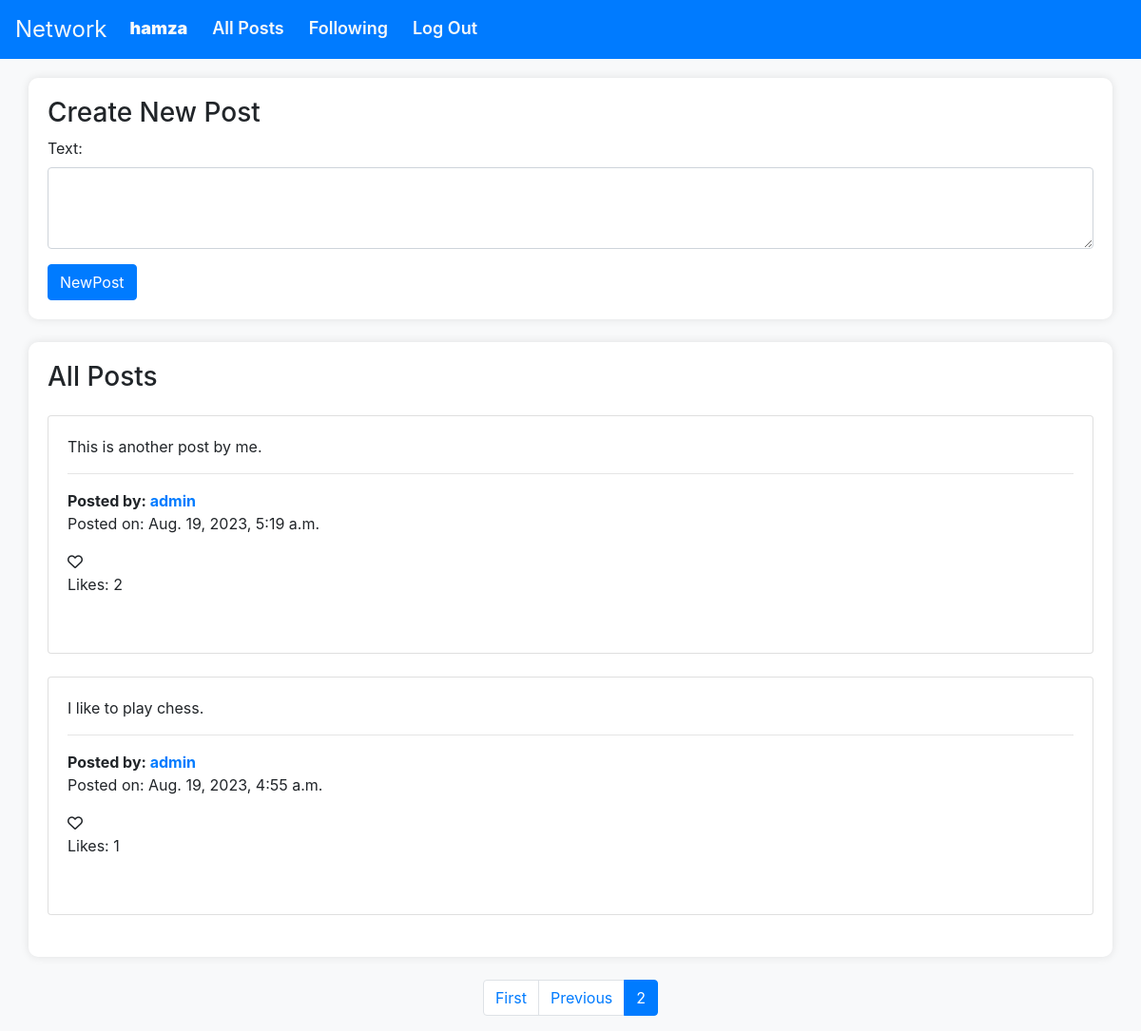
Screenshot of /?page=2 (signed in) with the database file from the repository.
### network/models.py (models this page shows, shortened)
class User(AbstractUser):
    def get_profile(self):
        return Profile.objects.get_or_create(user=self)[0]

class Newpost(models.Model):
    text = models.TextField()
    user= models.ForeignKey(User, on_delete=models.CASCADE, related_name='user')
    date= models.DateTimeField(default=timezone.now)
    def like_count(self):
        return Like.objects.filter(post=self).count()

### network/views.py (the view)
# urls.py: path("", views.index, name="index"),
@login_required
def index(request):
    newpost = Newpost.objects.all().order_by('-date')
    liked_posts = Like.objects.filter(user=request.user).values_list('post', flat=True)
    paginator= Paginator(newpost,10)
    page_number = request.GET.get('page')
    page_obj = paginator.get_page(page_number)
    if request.method == 'POST':
        form = PostForm(request.POST,request.FILES)
        if form.is_valid():
            post = form.save(commit=False)
            post.user = request.user
            post.save()
            form.save_m2m()
            return redirect('index')
    else:
        form = PostForm()
    context = {
        'page_obj':page_obj,
        'form': form,
        'newpost':newpost,
        'liked_posts':liked_posts
        }
    return render(request, 'network/index.html', context)

### network/forms.py
class PostForm(forms.ModelForm):
    class Meta:
        model  = Newpost
        fields= ['text']
        widgets = {
            'text': forms.Textarea(attrs={'class': 'form-control', 'rows': 3, 'style': 'resize: vertical;'})
        }

### network/templates/network/index.html (shortened to what this page needs)
{% extends "network/layout.html" %}
{% block body %}
<div class="container">
    <h3>Create New Post</h3>
    <form method="POST" enctype="multipart/form-data">
        {{ form.as_p }}
        <div class="btn-right">
            <input class="btn btn-primary" type="submit" value="NewPost">
        </div>
    </form>
</div>
<div class="container my-4">
    <h3 class="mb-4">All Posts</h3>
    {% for post in page_obj %}
    <div class="row mb-4">
        <div class="col">
            <div class="card">
                <div class="card-body">
                    {% if post.text|length > 100 %}
                    <p class="card-title">{{ post.text|safe|truncatechars:100 }}</p>
                    <button class="read-more-btn btn btn-primary">Read more</button>
                    <p class="full-content" style="display: none;">{{ post.text|safe }}</p>
                    <button class="read-less-btn" style="display: none;">Read less</button>
                    {% else %}
                    <p class="full-content">{{ post.text|safe }}</p>
                    {% endif %}
                    <hr>
                    <b>Posted by: </b> <strong><a href="{% url 'user_profile' post.user.username %}"
                            class="card-text">{{ post.user.username }}</a> </strong>
                    <p class="card-text">Posted on: {{ post.date }}</p>
                    <span class="like-button" data-post-id="{{ post.id }}">
                        <i class="far fa-heart"></i>
                    </span>
                    <p>Likes: <span class="like-count" data-post-id="{{ post.id }}">{{ post.like_count }}</span></p>
                    <br>
                </div>
            </div>
        </div>
    </div>
    {% endfor %}
</div>
<nav aria-label="Page navigation">
    <ul class="pagination justify-content-center">
        {% if page_obj.has_previous %}
        <li class="page-item">
            <a class="page-link" href="?page=1" aria-label="First">First</a>
        </li>
        <li class="page-item">
            <a class="page-link" href="?page={{ page_obj.previous_page_number }}" aria-label="Previous">Previous</a>
        </li>
        {% endif %}
        <li class="page-item active"><span class="page-link">{{ page_obj.number }}</span></li>
    </ul>
</nav>
{% endblock %}

### network/templates/network/layout.html (shortened to what this page needs)
{% load static %}
<!DOCTYPE html>
<html lang="en">
<head>
    <link rel="stylesheet" href="https://cdnjs.cloudflare.com/ajax/libs/font-awesome/6.0.0-beta3/css/all.min.css">
    <link rel="stylesheet" href="https://stackpath.bootstrapcdn.com/bootstrap/4.4.1/css/bootstrap.min.css"
>
    <link rel="stylesheet" href="{% static 'network/styles.css' %}">
</head>
<body>
    <nav class="navbar navbar-expand-lg navbar-light bg-primary">
        <div>
            <ul class="navbar-nav mr-auto">
                {% if user.is_authenticated %}
                <a class="navbar-brand text-light" href="{% url 'index' %}">Network</a>
                <li class="nav-item text-light">
                    <a class="nav-link text-light" href="{% url 'user_profile' user.username %}"><b>{{ user.username }}</b></a>
                </li>
                {% endif %}
                <li class="nav-item text-light">
                    <a class="nav-link text-light" href="{% url 'index' %}">All Posts</a>
                </li>
                {% if user.is_authenticated %}
                <li class="nav-item">
                    <a href="{% url 'following_posts' %}" class="nav-link text-light">Following</a>
                </li>
                <li class="nav-item ">
                    <a class="nav-link text-light" href="{% url 'logout' %}">Log Out</a>
                </li>
                {% endif %}
            </ul>
        </div>
    </nav>
        {% block body %}
        {% endblock %}
</body>
</html>

### network/templates/network/layout.html (style rules this page uses)
body { background-color: #f8f9fa; }
.navbar { margin-bottom: 20px; }
.navbar-brand { font-size: 24px; }
.navbar-nav .nav-item { margin-right: 10px; }
.nav-link { color: white; font-weight: 600; font-size: 18px; }
.container { background-color: white; padding: 20px; border-radius: 10px; box-shadow: 0 0 10px rgba(0, 0, 0, 0.1); }

### rows the page displays
User: username "hamza"
Newpost: text "This is another post by me.", user.username "admin", date "Aug. 19, 2023, 5:19 a.m.", like_count "2"
Newpost: text "I like to play chess.", user.username "admin", date "Aug. 19, 2023, 4:55 a.m.", like_count "1"

### other values shown
{{ page_obj.number }} "2"
